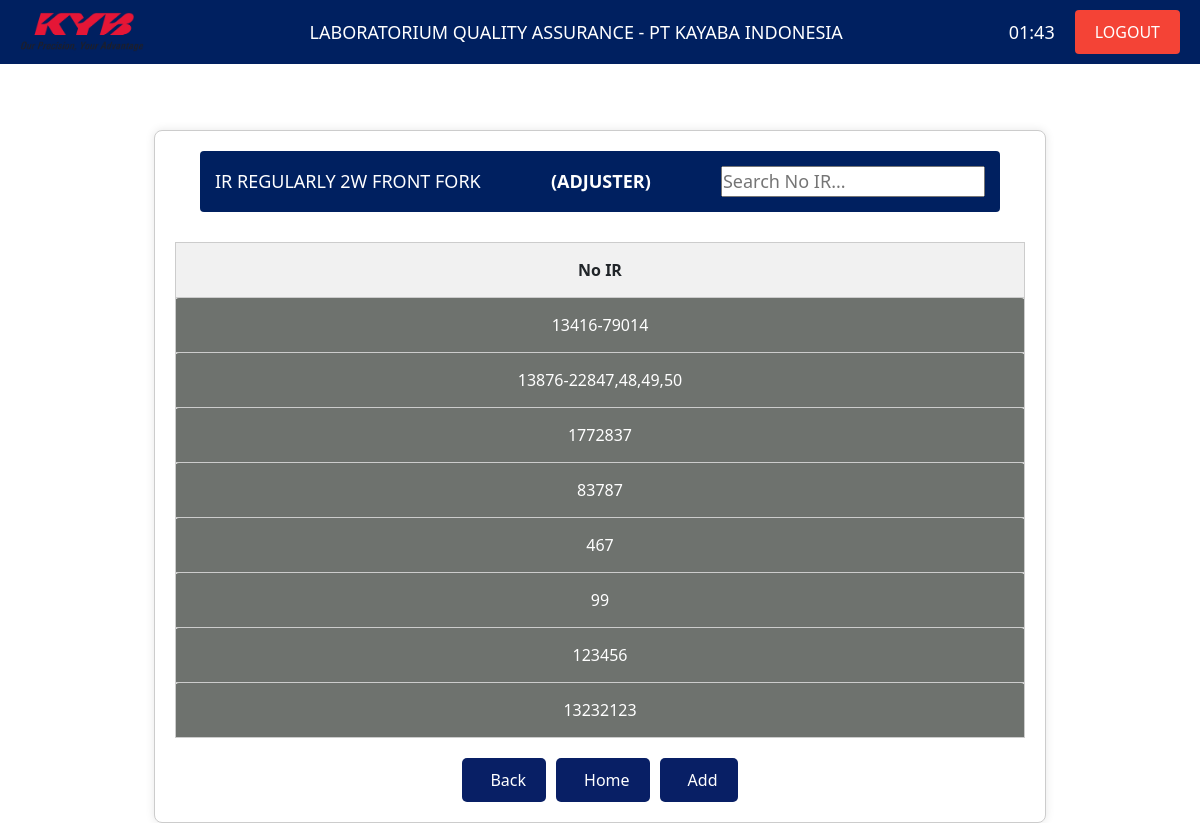
Page /adjuster.php?id=1 on the committed database.
### tables this page shows
CREATE TABLE IF NOT EXISTS `no_ir` (
  `id_noir` int(11) NOT NULL AUTO_INCREMENT,
  `no_ir` varchar(25) NOT NULL,
  `no_reg` varchar(255) NOT NULL,
  `revisi` int(11) NOT NULL,
  `image` varchar(255) NOT NULL,
  `id_subsubIR` int(11) NOT NULL,
  PRIMARY KEY (`id_noir`),
  KEY `id_subir` (`id_subsubIR`),
  KEY `id_subsubIR` (`id_subsubIR`)
);

### adjuster.php (the view, shortened to what this page needs)
<!DOCTYPE html>
<html lang="en">
<head>
    <link rel="stylesheet" href="assets/css/astyle.css">
    <link rel="stylesheet" href="assets/bootstrap-icons/bootstrap-icons/bootstrap-icons.css">
    <link rel="stylesheet" href="assets/bootstrap-5.3.3-dist/css/bootstrap.min.css">
</head>
<body>
    <div class="container">
        <header class="header">
            <img src="assets/img/kyb.png" alt="KYB Logo" class="logo">
            <div class="title">LABORATORIUM QUALITY ASSURANCE - PT KAYABA INDONESIA</div>
            <div id="clock" class="clock">11:11</div>
            <button class="logout" id="logout-button" onclick="confirmLogout()">LOGOUT</button>
        </header>
        <div class="main-content">
            <div class="title-box">
                IR REGULARLY 2W FRONT FORK <strong>(ADJUSTER)</strong>
                <input type="text" id="searchBar" class="search-bar" placeholder="Search No IR...">
            </div>
            <div class="table-container">
                <table class="no-ir-table">
                    <thead>
                        <tr>
                            <th>No IR</th>
                        </tr>
                    </thead>
                    <tbody id="irTableBody">
                        <?php
                        include 'konfig.php';
                        $id_subsubIR = $_GET['id'];
                        $sql = "SELECT id_noir, no_ir FROM no_ir WHERE id_subsubIR = $id_subsubIR";
                        $result = $conn->query($sql);
                        if ($result->num_rows > 0) {
                            while ($row = $result->fetch_assoc()) {
                                echo "<tr class='clickable-row' data-no-ir='" . $row['no_ir'] . "' data-id-noir='" . $row['id_noir'] . "'><td>" . $row['no_ir'] . "</td></tr>";
                            }
                        } else {
                            echo "<tr><td>No IR data found</td></tr>";
                        }
                        ?>
                    </tbody>
                </table>
            </div>
            <div class="button-container">
                <button onclick="goBack()">
                    <i class="fas fa-arrow-left"></i>Back
                </button>
                <button onclick="goHome()">
                    <i class="fas fa-home"></i>Home
                </button>
<button type="button" data-bs-toggle="modal" data-bs-target="#addNoIrModal" class="btn btn-primary">
    <i class="fas fa-plus"></i> Add
</button>
            </div>
        </div>
    </div>
</body>
</html>

### assets/css/astyle.css (style rules this page uses)
* { margin: 0; padding: 0; box-sizing: border-box; }
body, html { font-family: Arial, sans-serif; background-color: #f4f4f4; overflow: auto; height: 100%; }
.container { flex: 1; display: flex; flex-direction: column; justify-content: center; align-items: center; }
.header { width: 100%; display: flex; justify-content: space-between; align-items: center; padding: 10px 20px; background-color: #002060; color: white; position: fixed; top: 0; left: 0; right: 0; z-index: 1000; }
.logo { height: 40px; }
.title { flex-grow: 1; text-align: center; font-size: 18px; }
.clock { font-size: 18px; margin-right: 20px; }
.logout { padding: 10px 20px; background-color: #f44336; color: white; border: none; border-radius: 4px; cursor: pointer; }
.main-content { display: flex; flex-direction: column; align-items: center; width: 80%; max-width: 1200px; padding: 20px; background: white; border: 1px solid #ccc; border-radius: 8px; box-shadow: 0 0 10px rgba(0, 0, 0, 0.1); margin-top: 130px; }
.title-box { display: flex; justify-content: space-between; align-items: center; background-color: #002060; color: white; padding: 15px; margin-bottom: 20px; border-radius: 4px; font-size: 18px; width: 100%; max-width: 800px; }
.search-bar { display: flex; align-items: center; }
.table-container { width: 100%; }
.no-ir-table { width: 100%; border-collapse: collapse; margin-top: 10px; }
.no-ir-table th, .no-ir-table td { border: 1px solid #ccc; padding: 15px; text-align: center; }
.no-ir-table th { background-color: #f1f1f1; }
.no-ir-table td { background-color: #6e726e; color: white; cursor: pointer; border-radius: 4px; }
.button-container { display: flex; justify-content: center; gap: 10px; margin-top: 20px; }
.button-container button { padding: 10px 20px; font-size: 16px; border: none; border-radius: 5px; cursor: pointer; background-color: #081f65; color: white; display: flex; align-items: center; }

### rows in the picture
no_ir: no_ir "13416-79014"
no_ir: no_ir "13876-22847,48,49,50"
no_ir: no_ir "1772837"
no_ir: no_ir "83787"
no_ir: no_ir "467"
no_ir: no_ir "99"
no_ir: no_ir "123456"
no_ir: no_ir "13232123"
